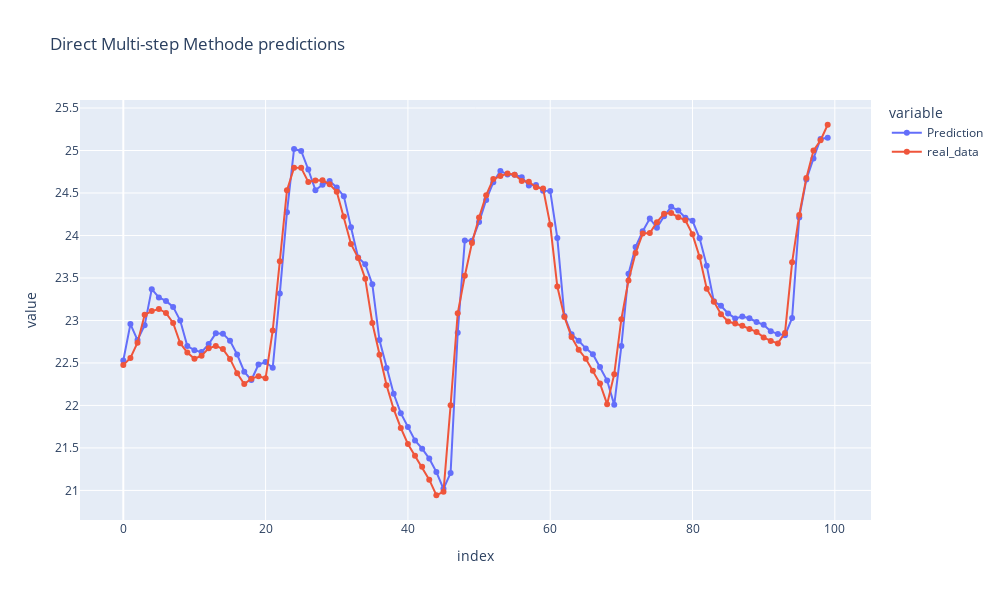

The notebook cell this image was saved under:
### Code cell
result_df = pd.DataFrame()
result_df['Prediction'] = predictions[:100].flatten()
result_df['real_data'] = Y_test[:100].flatten()

fig = px.line(result_df, title='Direct Multi-step Methode predictions', markers=True, width=1000, height=600)
fig.show()

### Figure 1 — Plotly figure (JSON) as saved in the notebook; plotly's stock layout.template omitted (floating-point values rounded to 4 significant figures)
{"data": [{"hovertemplate": "variable=Prediction<br>index=%{x}<br>value=%{y}<extra></extra>", "legendgroup": "Prediction", "line": {"color": "#636efa", "dash": "solid"}, "marker": {"symbol": "circle"}, "mode": "lines+markers", "name": "Prediction", "orientation": "v", "showlegend": true, "type": "scatter", "x": [0, 1, 2, 3, 4, 5, 6, 7, 8, 9, 10, 11, 12, 13, 14, 15, 16, 17, 18, 19, 20, 21, 22, 23, 24, 25, 26, 27, 28, 29, 30, 31, 32, 33, 34, 35, 36, 37, 38, 39, 40, 41, 42, 43, 44, 45, 46, 47, 48, 49, 50, 51, 52, 53, 54, 55, 56, 57, 58, 59, 60, 61, 62, 63, 64, 65, 66, 67, 68, 69, 70, 71, 72, 73, 74, 75, 76, 77, 78, 79, 80, 81, 82, 83, 84, 85, 86, 87, 88, 89, 90, 91, 92, 93, 94, 95, 96, 97, 98, 99], "xaxis": "x", "y": [22.53, 22.96, 22.77, 22.94, 23.37, 23.27, 23.23, 23.16, 23.0, 22.7, 22.65, 22.63, 22.72, 22.85, 22.84, 22.76, 22.6, 22.4, 22.3, 22.48, 22.51, 22.44, 23.32, 24.27, 25.02, 25.0, 24.78, 24.53, 24.6, 24.64, 24.57, 24.46, 24.1, 23.74, 23.66, 23.43, 22.77, 22.44, 22.14, 21.91, 21.75, 21.59, 21.49, 21.37, 21.22, 21.02, 21.21, 22.86, 23.94, 23.94, 24.16, 24.42, 24.63, 24.76, 24.72, 24.71, 24.69, 24.59, 24.59, 24.53, 24.52, 23.97, 23.05, 22.84, 22.76, 22.67, 22.6, 22.45, 22.29, 22.01, 22.7, 23.55, 23.87, 24.05, 24.2, 24.09, 24.23, 24.34, 24.29, 24.21, 24.17, 23.97, 23.64, 23.22, 23.17, 23.08, 23.02, 23.05, 23.03, 22.98, 22.95, 22.87, 22.84, 22.83, 23.03, 24.21, 24.66, 24.91, 25.14, 25.15], "yaxis": "y"}, {"hovertemplate": "variable=real_data<br>index=%{x}<br>value=%{y}<extra></extra>", "legendgroup": "real_data", "line": {"color": "#EF553B", "dash": "solid"}, "marker": {"symbol": "circle"}, "mode": "lines+markers", "name": "real_data", "orientation": "v", "showlegend": true, "type": "scatter", "x": [0, 1, 2, 3, 4, 5, 6, 7, 8, 9, 10, 11, 12, 13, 14, 15, 16, 17, 18, 19, 20, 21, 22, 23, 24, 25, 26, 27, 28, 29, 30, 31, 32, 33, 34, 35, 36, 37, 38, 39, 40, 41, 42, 43, 44, 45, 46, 47, 48, 49, 50, 51, 52, 53, 54, 55, 56, 57, 58, 59, 60, 61, 62, 63, 64, 65, 66, 67, 68, 69, 70, 71, 72, 73, 74, 75, 76, 77, 78, 79, 80, 81, 82, 83, 84, 85, 86, 87, 88, 89, 90, 91, 92, 93, 94, 95, 96, 97, 98, 99], "xaxis": "x", "y": [22.47, 22.56, 22.74, 23.07, 23.11, 23.13, 23.09, 22.97, 22.73, 22.62, 22.55, 22.58, 22.67, 22.7, 22.66, 22.55, 22.38, 22.25, 22.32, 22.34, 22.32, 22.88, 23.7, 24.53, 24.8, 24.8, 24.63, 24.65, 24.65, 24.6, 24.52, 24.22, 23.9, 23.74, 23.49, 22.97, 22.6, 22.24, 21.96, 21.74, 21.55, 21.41, 21.28, 21.13, 20.94, 20.98, 22.0, 23.08, 23.53, 23.91, 24.21, 24.47, 24.66, 24.7, 24.73, 24.71, 24.64, 24.63, 24.57, 24.55, 24.13, 23.4, 23.04, 22.8, 22.66, 22.55, 22.41, 22.26, 22.01, 22.37, 23.02, 23.47, 23.79, 24.02, 24.03, 24.16, 24.25, 24.26, 24.22, 24.18, 24.01, 23.75, 23.37, 23.22, 23.07, 22.99, 22.96, 22.94, 22.9, 22.87, 22.8, 22.76, 22.73, 22.85, 23.68, 24.24, 24.68, 25.0, 25.12, 25.3], "yaxis": "y"}], "layout": {"height": 600, "legend": {"title": {"text": "variable"}, "tracegroupgap": 0}, "title": {"text": "Direct Multi-step Methode predictions"}, "width": 1000, "xaxis": {"anchor": "y", "autorange": true, "domain": [0, 1], "range": [-6.089, 105.1], "title": {"text": "index"}, "type": "linear"}, "yaxis": {"anchor": "x", "autorange": true, "domain": [0, 1], "range": [20.65, 25.59], "title": {"text": "value"}, "type": "linear"}}}
